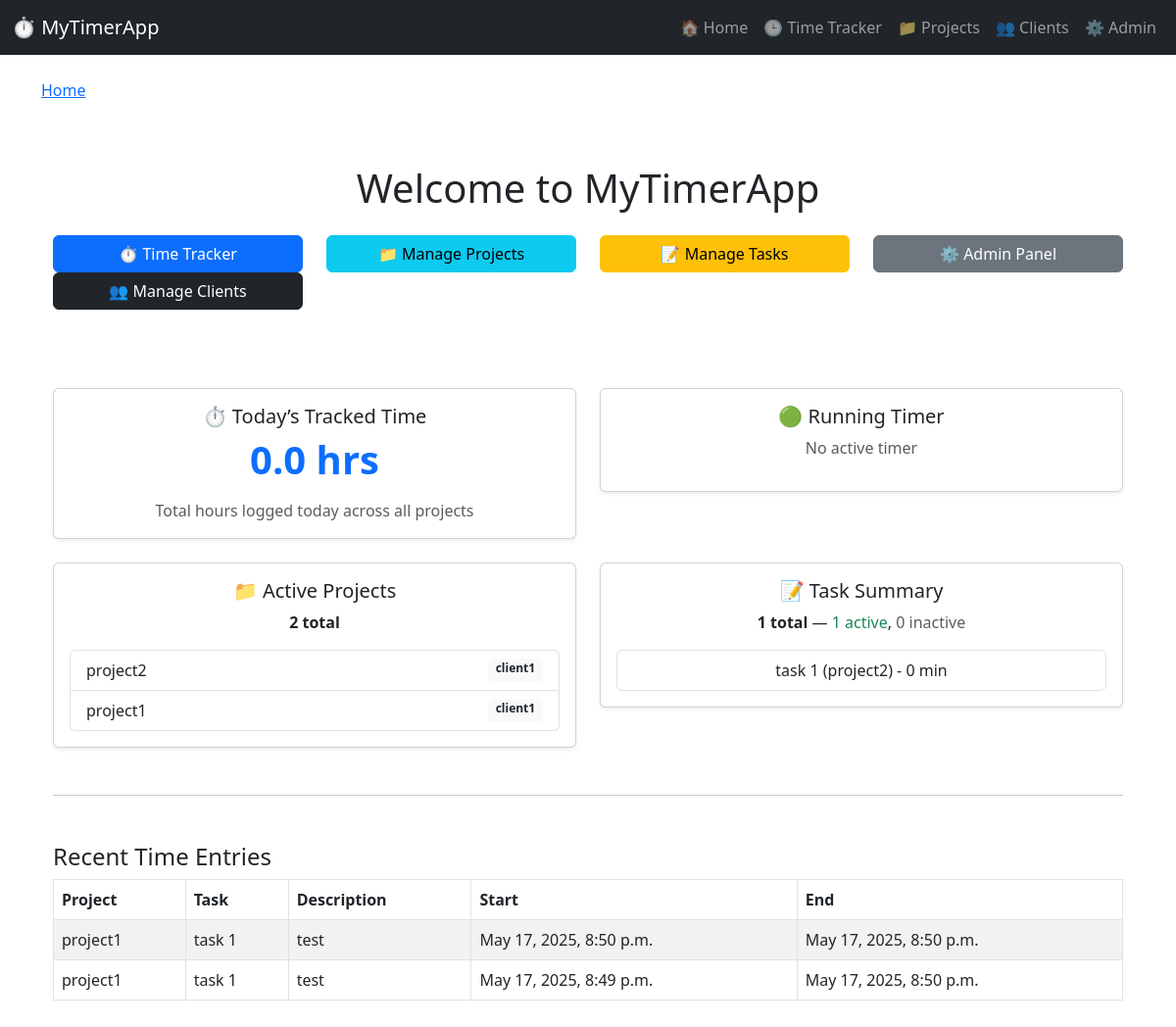
The page / on the database its author committed.
### projects/models.py (models this page shows, shortened)
class Project(models.Model):
    client = models.ForeignKey(Client, on_delete=models.CASCADE)
    name = models.CharField(max_length=100)
    color = models.CharField(max_length=7, default="#03a9f4")
    archived = models.BooleanField(default=False)

class Task(models.Model):
    project = models.ForeignKey(Project, on_delete=models.CASCADE)
    name = models.CharField(max_length=100)
    estimated_minutes = models.PositiveIntegerField(default=0)
    is_active = models.BooleanField(default=True)

### core/models.py (models this page shows)
class Client(models.Model):
    workspace = models.ForeignKey(Workspace, on_delete=models.CASCADE)
    name = models.CharField(max_length=100)
    email = models.EmailField(blank=True, null=True)
    company = models.CharField(max_length=100, blank=True, null=True)
    def __str__(self):
        return self.name

### timetracker/models.py (models this page shows, shortened)
class TimeEntry(models.Model):
    project = models.ForeignKey(Project, on_delete=models.CASCADE)
    task = models.ForeignKey(Task, on_delete=models.SET_NULL, null=True, blank=True)
    description = models.TextField(blank=True)
    start_time = models.DateTimeField()
    end_time = models.DateTimeField(null=True, blank=True)
    billable = models.BooleanField(default=True)
    hourly_rate = models.DecimalField(max_digits=8, decimal_places=2, default=0.00)

### MyTimerApp/views.py (the view)
# urls.py: path('', home, name='home'),  # homepage
def home(request):
    today = now().date()
    today_entries = TimeEntry.objects.filter(start_time__date=today, end_time__isnull=False)
    running_entry = TimeEntry.objects.filter(end_time__isnull=True).first()
    recent_entries = TimeEntry.objects.order_by("-start_time")[:5]
    total_minutes = sum([(e.end_time - e.start_time).total_seconds() / 60 for e in today_entries])
    total_hours = round(total_minutes / 60, 2)
    active_projects = Project.objects.filter(archived=False)
    tasks = Task.objects.all()
    return render(request, "home.html", {
        "total_hours": total_hours,
        "running_entry": running_entry,
        "recent_entries": recent_entries,
        "active_projects": active_projects,
        "top_projects": active_projects.order_by("-id")[:3],
        "total_tasks": tasks.count(),
        "active_tasks": tasks.filter(is_active=True).count(),
        "inactive_tasks": tasks.filter(is_active=False).count(),
        "top_tasks": tasks.order_by("-estimated_minutes")[:3],
    })

### templates/home.html (shortened to what this page needs)
{% extends 'base.html' %}
{% block content %}
{% load static %}
<!DOCTYPE html>
<html lang="en">
<head>
    <link href="https://cdn.jsdelivr.net/npm/bootstrap@5.3.0/dist/css/bootstrap.min.css" rel="stylesheet">
</head>
<body>
<div class="container py-5">
    <h1 class="text-center mb-4">Welcome to MyTimerApp</h1>
    <div class="row mb-3 text-center">
        <div class="col-md-3">
            <a href="{% url 'tracker_home' %}" class="btn btn-primary w-100">⏱ Time Tracker</a>
        </div>
        <div class="col-md-3">
            <a href="/projects/" class="btn btn-info w-100">📁 Manage Projects</a>
        </div>
        <div class="col-md-3">
            <a href="/tasks/" class="btn btn-warning w-100">📝 Manage Tasks</a>
        </div>
        <div class="col-md-3">
            <a href="/admin/" class="btn btn-secondary w-100">⚙️ Admin Panel</a>
        </div>
        <div class="col-md-3">
            <a href="/clients/" class="btn btn-dark w-100">👥 Manage Clients</a>
        </div>
    </div>
</div>
<div class="container py-3">
   <div class="row text-center mb-4">
       <div class="col-md-6">
           <div class="card shadow-sm">
               <div class="card-body">
                   <h5>⏱ Today’s Tracked Time</h5>
                   <p class="display-6 text-primary fw-bold">{{ total_hours }} hrs</p>
                   <p class="text-muted mb-0">Total hours logged today across all projects</p>
               </div>
           </div>
       </div>
       <div class="col-md-6">
           <div class="card shadow-sm">
               <div class="card-body">
                   <h5>🟢 Running Timer</h5>
                   {% if running_entry %}
                       <p class="fw-bold mb-1">{{ running_entry.project.name }}</p>
                       <p class="text-muted mb-1">{{ running_entry.description }}</p>
                       <small class="d-block mb-2">Started at: {{ running_entry.start_time }}</small>
                       <a href="{% url 'stop_timer' running_entry.id %}" class="btn btn-danger btn-sm">Stop</a>
                   {% else %}
                       <p class="text-muted">No active timer</p>
                   {% endif %}
               </div>
           </div>
       </div>
   </div>
    <div class="row text-center">
        <div class="col-md-6">
            <div class="card shadow-sm">
                <div class="card-body">
                    <h5>📁 Active Projects</h5>
                    <p><strong>{{ active_projects.count }} total</strong></p>
                    <ul class="list-group">
                        {% for project in top_projects %}
                            <li class="list-group-item d-flex justify-content-between">
                                {{ project.name }} <span class="badge bg-light text-dark">{{ project.client }}</span>
                            </li>
                        {% endfor %}
                    </ul>
                </div>
            </div>
        </div>
        <div class="col-md-6">
            <div class="card shadow-sm">
                <div class="card-body">
                    <h5>📝 Task Summary</h5>
                    <p>
                        <strong>{{ total_tasks }} total</strong> —
                        <span class="text-success">{{ active_tasks }} active</span>,
                        <span class="text-muted">{{ inactive_tasks }} inactive</span>
                    </p>
                    <ul class="list-group">
                        {% for task in top_tasks %}
                            <li class="list-group-item">
                                {{ task.name }} ({{ task.project.name }}) - {{ task.estimated_minutes }} min
                            </li>
                        {% endfor %}
                    </ul>
                </div>
            </div>
        </div>
    </div>
    <hr class="my-5">
    <h4>Recent Time Entries</h4>
    <table class="table table-bordered table-striped">
        <thead>
        <tr>
            <th>Project</th>
            <th>Task</th>
            <th>Description</th>
            <th>Start</th>
            <th>End</th>
        </tr>
        </thead>
        <tbody>
        {% for entry in recent_entries %}
            <tr>
                <td>{{ entry.project.name }}</td>
                <td>{{ entry.task.name }}</td>
                <td>{{ entry.description }}</td>
                <td>{{ entry.start_time }}</td>
                <td>{{ entry.end_time }}</td>
            </tr>
        {% empty %}
            <tr><td colspan="5" class="text-center">No entries</td></tr>
        {% endfor %}
        </tbody>
    </table>
</div>
</body>
</html>
{% endblock %}

### templates/base.html (shortened to what this page needs)
<!DOCTYPE html>
<html lang="en">
<head>
    <link href="https://cdn.jsdelivr.net/npm/bootstrap@5.3.0/dist/css/bootstrap.min.css" rel="stylesheet">
</head>
<body>
<nav class="navbar navbar-expand-lg navbar-dark bg-dark mb-4">
    <div class="container-fluid">
        <a class="navbar-brand" href="/">⏱ MyTimerApp</a>
        <div class="collapse navbar-collapse">
            <ul class="navbar-nav ms-auto">
                <li class="nav-item"><a class="nav-link" href="/">🏠 Home</a></li>
                <li class="nav-item"><a class="nav-link" href="/tracker/">🕒 Time Tracker</a></li>
                <li class="nav-item"><a class="nav-link" href="/projects/">📁 Projects</a></li>
                <li class="nav-item"><a class="nav-link" href="/clients/">👥 Clients</a></li>
                <li class="nav-item"><a class="nav-link" href="/admin/">⚙️ Admin</a></li>
            </ul>
        </div>
    </div>
</nav>
<div class="container">
    {% block breadcrumbs %}
    <nav aria-label="breadcrumb">
        <ol class="breadcrumb">
            <li class="breadcrumb-item"><a href="/">Home</a></li>
        </ol>
    </nav>
    {% endblock %}
    {% block content %}{% endblock %}
</div>
</body>
</html>

### rows shown on the page
Project: name "project2", client "client1"
Project: name "project1", client "client1"
Task: name "task 1", project.name "project2", estimated_minutes "0"
TimeEntry: project.name "project1", task.name "task 1", description "test", start_time "May 17, 2025, 8:50 p.m.", end_time "May 17, 2025, 8:50 p.m."
TimeEntry: project.name "project1", task.name "task 1", description "test", start_time "May 17, 2025, 8:49 p.m.", end_time "May 17, 2025, 8:50 p.m."

### other values the page prints
{{ total_hours }} "0.0"
{{ active_projects.count }} "2"
{{ total_tasks }} "1"
{{ active_tasks }} "1"
{{ inactive_tasks }} "0"
